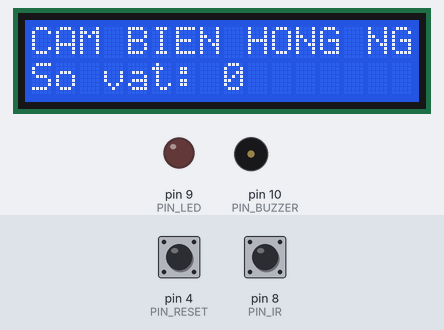
Recording of a sketch running on a simulated Arduino Uno, built with avr-gcc and run on an emulated ATmega328P. On the bench: 16×2 character LCD, output pins drawn as LEDs (lit = HIGH), buzzer (waves = sounding, pin HIGH). The inputs (shaded band) are chosen by the test bench; at power-on: pin 8 (PIN_IR) HIGH, pin 4 (PIN_RESET) HIGH. What the sketch prints to the serial monitor is not drawn.

Above: at 1.2 s.
1.3 s: pin 8 (PIN_IR) driven LOW
At 2.6 s:
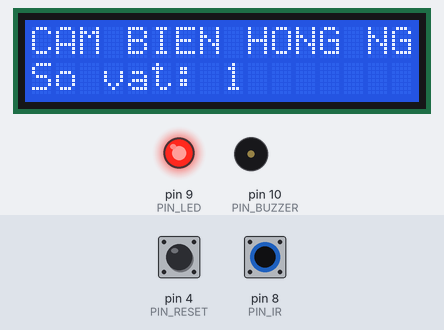
2.9 s: pin 4 (PIN_RESET) pulled LOW for 0.15 s
At 4.1 s:
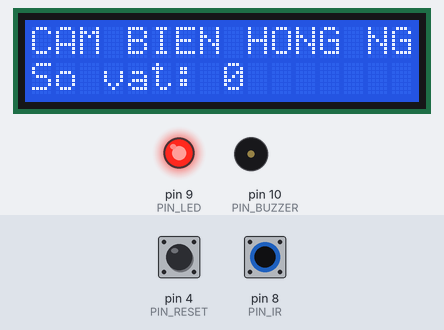
4.5 s: pin 8 (PIN_IR) driven HIGH
At 5.2 s:
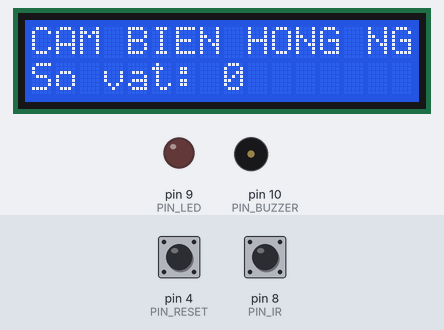
Timing chart, 0 to 7.5 s (numbered marks = the images above; inputs shaded):
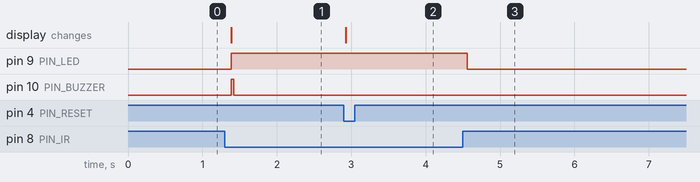

Measured:
- after the input at 1.3 s, pin 9 (PIN_LED): LOW → HIGH after 0.09 s; pin 10 (PIN_BUZZER): LOW → HIGH after 0.09 s, → LOW 0.03 s later; the display: changes after 0.09 s (image 1)
- after the input at 2.9 s, the display: changes at once (image 2)
- after the input at 4.5 s, pin 9 (PIN_LED): HIGH → LOW after 0.06 s

The sketch:

sketch.ino
```cpp
#include <Wire.h>
#include <LiquidCrystal_I2C.h>

// ---------------- Khai báo chân ----------------
const uint8_t PIN_IR      = 8;    // dây vàng của cảm biến hồng ngoại
const uint8_t PIN_LED     = 9;    // LED báo đang có vật cản
const uint8_t PIN_BUZZER  = 10;
const uint8_t PIN_RESET   = 4;    // nút nhấn reset bộ đếm

const unsigned long DEBOUNCE_MS = 60UL;   // chống dội tín hiệu cảm biến
const unsigned long BEEP_MS     = 60UL;   // độ dài tiếng tít

LiquidCrystal_I2C lcd(0x27, 16, 2);

int  soVatDaDem   = 0;
bool coVatTruocDo = false;          // trạng thái đã lọc dội
int  trangThaiCu  = HIGH;           // HIGH = không có vật (mặc định pull-up)
unsigned long tDebounce = 0;
unsigned long tBeepStart = 0;
bool dangKeu = false;
bool lastReset = HIGH;

// ============================================================
void setup() {
  pinMode(PIN_IR, INPUT);
  digitalWrite(PIN_IR, HIGH);   // kích hoạt điện trở kéo lên nội bộ (như sách)
  pinMode(PIN_LED, OUTPUT);
  pinMode(PIN_BUZZER, OUTPUT);
  pinMode(PIN_RESET, INPUT_PULLUP);

  Serial.begin(9600);
  Serial.println(F("=== BO DEM VAT THE - CAM BIEN HONG NGOAI ==="));

  lcd.init();
  lcd.backlight();
  hienThi();
}

// ============================================================
void loop() {
  unsigned long now = millis();

  // ---- Đọc nút reset ----
  bool rst = digitalRead(PIN_RESET);
  if (rst == LOW && lastReset == HIGH) {
    soVatDaDem = 0;
    Serial.println(F("[RESET] Da dua bo dem ve 0"));
    hienThi();
  }
  lastReset = rst;

  // ---- Đọc cảm biến IR có lọc dội (debounce) ----
  int trangThai = digitalRead(PIN_IR);   // LOW = phat hien vat can
  if (trangThai != trangThaiCu) {
    tDebounce = now;
    trangThaiCu = trangThai;
  }
  if (now - tDebounce > DEBOUNCE_MS) {
    bool coVatMoi = (trangThai == LOW);

    if (coVatMoi && !coVatTruocDo) {
      // Sườn xuống HIGH -> LOW: vừa có 1 vật mới đi vào vùng cảm biến
      soVatDaDem++;
      Serial.print(F("[PHAT HIEN] Vat thu "));
      Serial.println(soVatDaDem);
      hienThi();
      taoTiengBip(now);
    }
    coVatTruocDo = coVatMoi;
  }

  digitalWrite(PIN_LED, coVatTruocDo ? HIGH : LOW);

  // ---- Tắt còi sau BEEP_MS ----
  if (dangKeu && now - tBeepStart >= BEEP_MS) {
    digitalWrite(PIN_BUZZER, LOW);
    dangKeu = false;
  }
}

// ------------------------------------------------------------
void taoTiengBip(unsigned long now) {
  digitalWrite(PIN_BUZZER, HIGH);
  tBeepStart = now;
  dangKeu = true;
}

// ------------------------------------------------------------
void hienThi() {
  lcd.setCursor(0, 0);
  lcd.print(F("CAM BIEN HONG NG"));
  lcd.setCursor(0, 1);
  lcd.print(F("So vat: "));
  lcd.print(soVatDaDem);
  lcd.print(F("     "));
}
```
